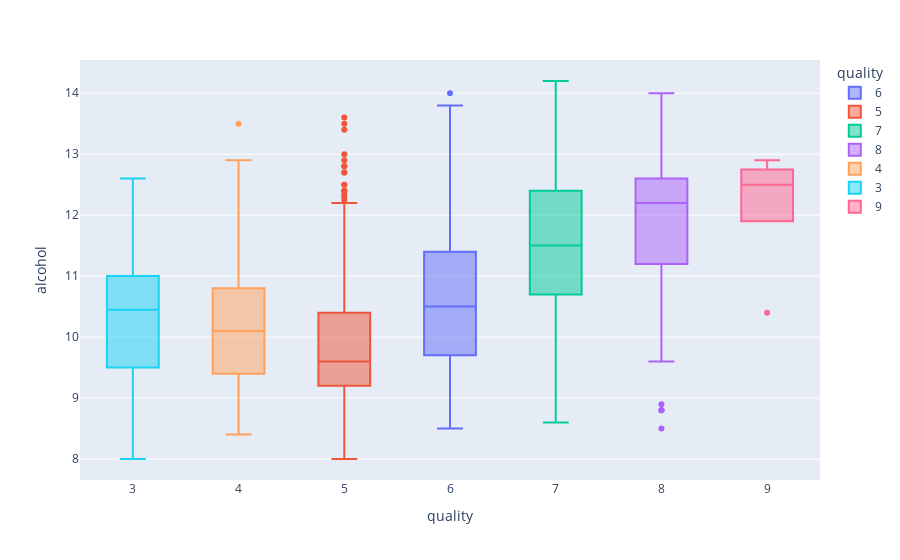

Notebook code cell kept with this figure:
### Markdown cell above
Target distribution

### Code cell
qualitybox = px.box(data_frame=data, x='quality', y='alcohol', color='quality')
qualitybox.show()

### Figure 1 — Plotly figure (JSON) as saved in the notebook; plotly's stock layout.template omitted (floating-point values rounded to 4 significant figures; data arrays with more than 128 entries replaced by an {"elided": "..."} marker saying what was removed)
{"data": [{"alignmentgroup": "True", "hovertemplate": "quality=%{x}<br>alcohol=%{y}<extra></extra>", "legendgroup": "6", "marker": {"color": "#636efa"}, "name": "6", "notched": false, "offsetgroup": "6", "orientation": "v", "showlegend": true, "type": "box", "x": {"elided": "1788 int values"}, "x0": " ", "xaxis": "x", "y": {"elided": "1788 float values"}, "y0": " ", "yaxis": "y"}, {"alignmentgroup": "True", "hovertemplate": "quality=%{x}<br>alcohol=%{y}<extra></extra>", "legendgroup": "5", "marker": {"color": "#EF553B"}, "name": "5", "notched": false, "offsetgroup": "5", "orientation": "v", "showlegend": true, "type": "box", "x": {"elided": "1175 int values"}, "x0": " ", "xaxis": "x", "y": {"elided": "1175 float values"}, "y0": " ", "yaxis": "y"}, {"alignmentgroup": "True", "hovertemplate": "quality=%{x}<br>alcohol=%{y}<extra></extra>", "legendgroup": "7", "marker": {"color": "#00cc96"}, "name": "7", "notched": false, "offsetgroup": "7", "orientation": "v", "showlegend": true, "type": "box", "x": {"elided": "689 int values"}, "x0": " ", "xaxis": "x", "y": {"elided": "689 float values"}, "y0": " ", "yaxis": "y"}, {"alignmentgroup": "True", "hovertemplate": "quality=%{x}<br>alcohol=%{y}<extra></extra>", "legendgroup": "8", "marker": {"color": "#ab63fa"}, "name": "8", "notched": false, "offsetgroup": "8", "orientation": "v", "showlegend": true, "type": "box", "x": {"elided": "131 int values"}, "x0": " ", "xaxis": "x", "y": {"elided": "131 float values"}, "y0": " ", "yaxis": "y"}, {"alignmentgroup": "True", "hovertemplate": "quality=%{x}<br>alcohol=%{y}<extra></extra>", "legendgroup": "4", "marker": {"color": "#FFA15A"}, "name": "4", "notched": false, "offsetgroup": "4", "orientation": "v", "showlegend": true, "type": "box", "x": {"elided": "153 int values"}, "x0": " ", "xaxis": "x", "y": {"elided": "153 float values"}, "y0": " ", "yaxis": "y"}, {"alignmentgroup": "True", "hovertemplate": "quality=%{x}<br>alcohol=%{y}<extra></extra>", "legendgroup": "3", "marker": {"color": "#19d3f3"}, "name": "3", "notched": false, "offsetgroup": "3", "orientation": "v", "showlegend": true, "type": "box", "x": [3, 3, 3, 3, 3, 3, 3, 3, 3, 3, 3, 3, 3, 3, 3, 3, 3, 3, 3, 3], "x0": " ", "xaxis": "x", "y": [9.8, 11.7, 8.5, 11.5, 12.6, 9.6, 9.1, 12.4, 11, 9.1, 9.4, 11, 9.7, 10.4, 10.1, 8, 11, 11, 10.5, 10.5], "y0": " ", "yaxis": "y"}, {"alignmentgroup": "True", "hovertemplate": "quality=%{x}<br>alcohol=%{y}<extra></extra>", "legendgroup": "9", "marker": {"color": "#FF6692"}, "name": "9", "notched": false, "offsetgroup": "9", "orientation": "v", "showlegend": true, "type": "box", "x": [9, 9, 9, 9, 9], "x0": " ", "xaxis": "x", "y": [10.4, 12.4, 12.5, 12.7, 12.9], "y0": " ", "yaxis": "y"}], "layout": {"boxmode": "overlay", "legend": {"title": {"text": "quality"}, "tracegroupgap": 0}, "margin": {"t": 60}, "xaxis": {"anchor": "y", "categoryarray": [6, 5, 7, 8, 4, 3, 9], "categoryorder": "array", "domain": [0, 1], "title": {"text": "quality"}}, "yaxis": {"anchor": "x", "domain": [0, 1], "title": {"text": "alcohol"}}}}
